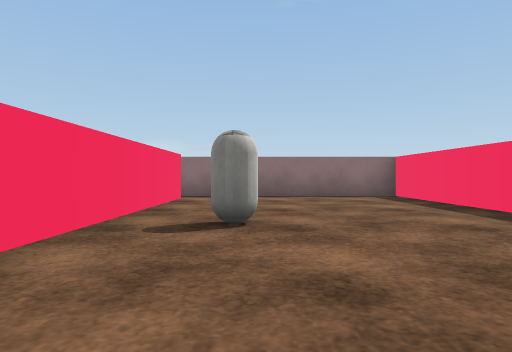
[1] (above)

19 first-person views from a walk through a Unity game level. The camera is 0.51 m above the floor, looks level and sees 75° across. The floor is counted in squares, 1 m on a side. Each view is taken from the middle of a square. On the plan, view 1 faces up. The plan holds only what a view shows up to about 9 squares ahead; the rest is blank. The player is left out. Surface patterns are stand-ins for the level's own textures.

[2]
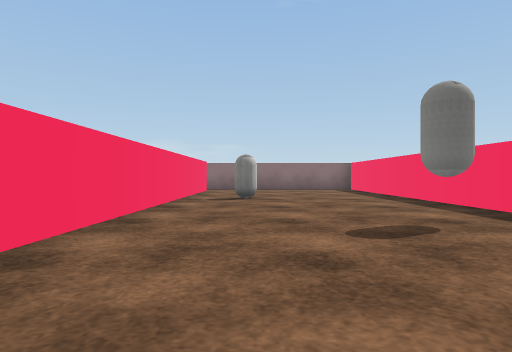

[3]
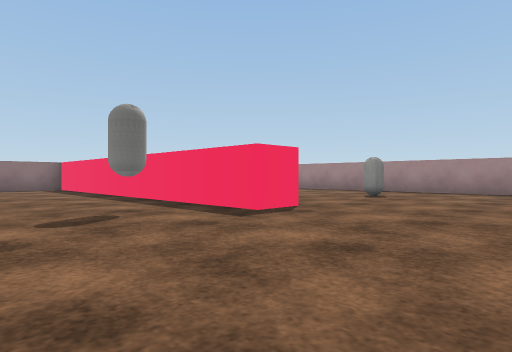

[4]
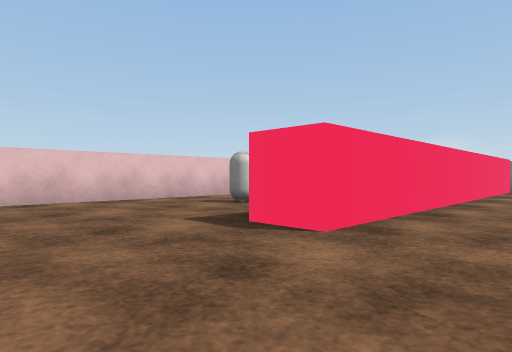

[5]
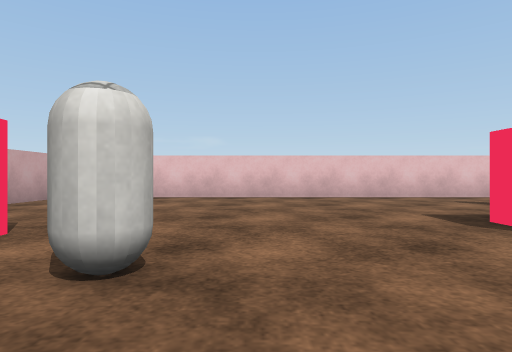

[6]
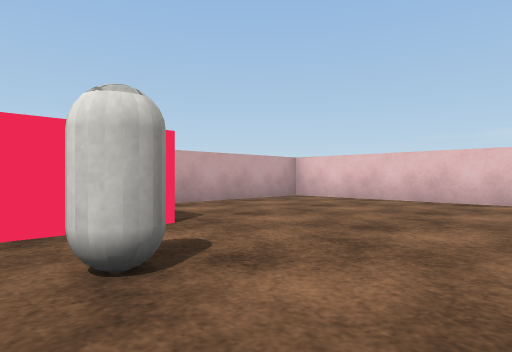

[7]
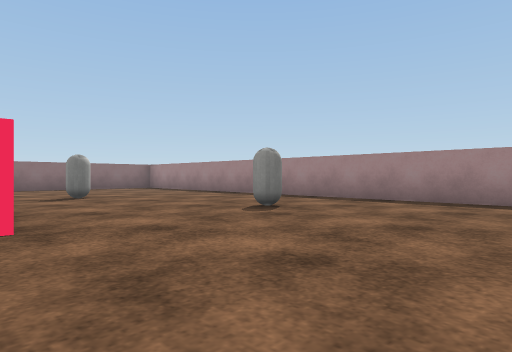

[8]
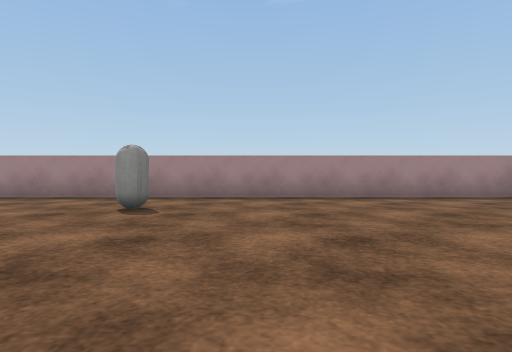

[9]
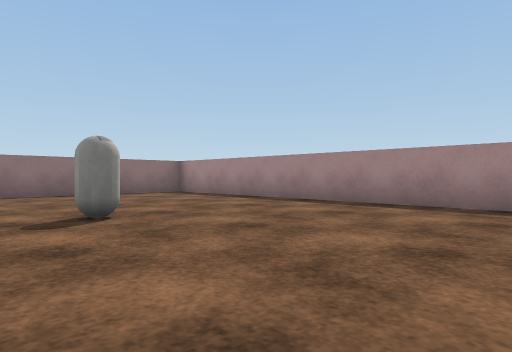

[10]
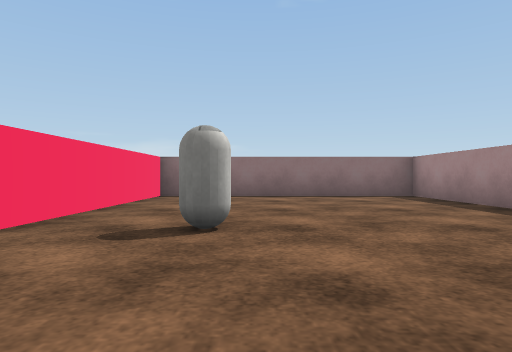

[11]
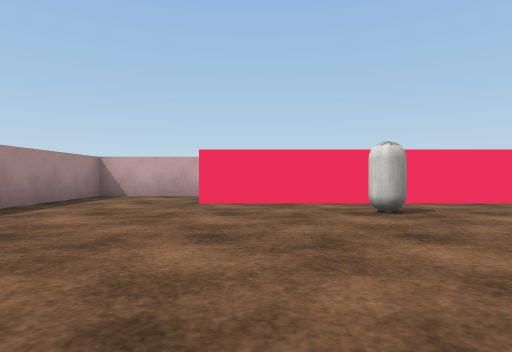

[12]
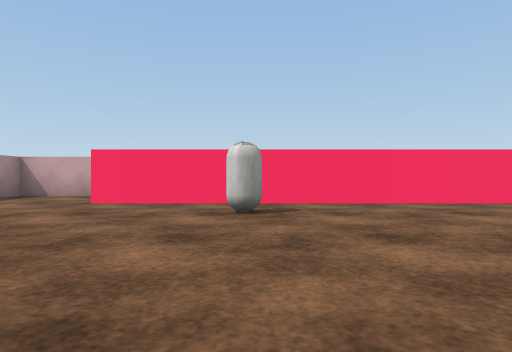

[13]
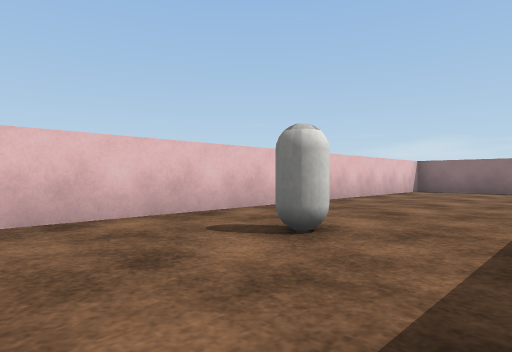

[14]
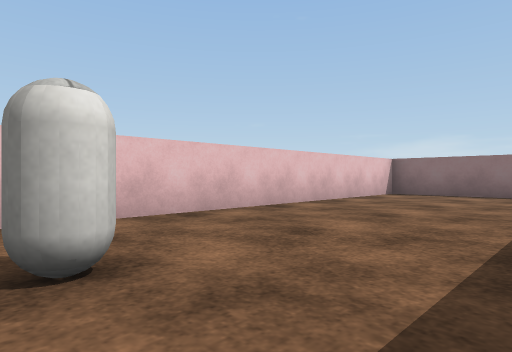

[15]
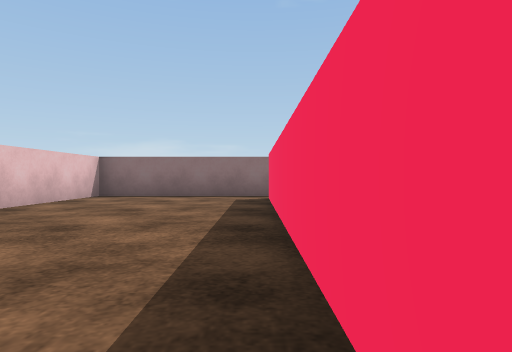

[16]
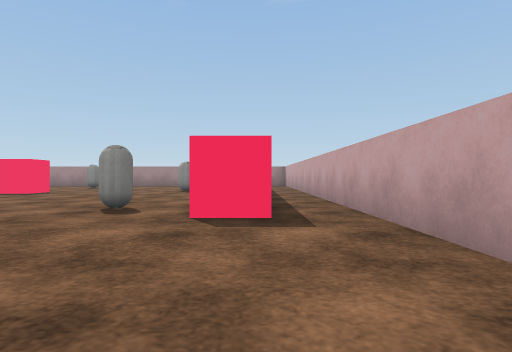

[17]
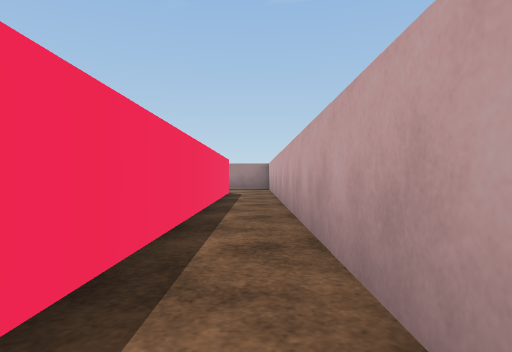

[18]
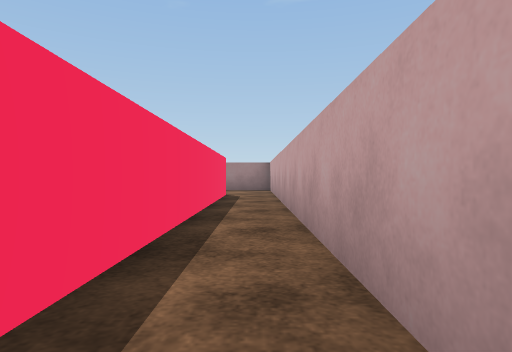

[19]
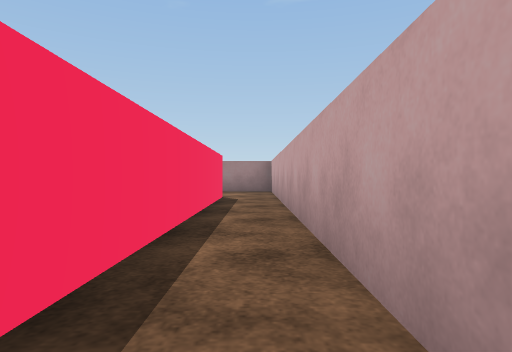

### Floor plan
Points are (right, up) in squares from view 1. A wall is a line through its corners. A room is listed if a view was taken in it or the views show most of it. See-through windows are left out.
Room 1 (views 1, 2, 3, 4, 5, 6, 7, 8, 9, 10, 11, 12, 13, 14, 15, 16, 17, 18, 19)
walls: (4.6, -1.5) (3.6, -1.5) (3.6, 8.5) (-7, 8.5) (-7, -9.5) (11, -9.5) (11, 8.5) (4.6, 8.5) (4.6, 3.1); (-2.7, 0.4) (-2.7, 7.4); (-1.7, 7.6) (-1.7, -2.4) (-2.8, -2.4); (-1.9, -8.2) (-1.9, -7.2) (8.1, -7.2); (8, -8.2) (-1, -8.2)
objects: capsule (-5, 0); capsule (-1, -6); capsule (0, 4); capsule (2, -1) to (2, 0); capsule (5, -6); capsule (7, 3); capsule (8, -1)

Where each view was taken, in squares from view 1:
view 1: 0 up, 0 right, facing up
view 2: 4 down, 0 right, facing up
view 3: 5 down, 0 right, facing up-right
view 4: 5 down, 0 right, facing up-left
view 5: 5 down, 1 right, facing left
view 6: 4 down, 0 right, facing down-left
view 7: 5 down, 4 right, facing up-right
view 8: 3 down, 3 right, facing right
view 9: 1 down, 5 right, facing up-right
view 10: 0 up, 7 right, facing up
view 11: 1 down, 7 right, facing down
view 12: 1 down, 5 right, facing down
view 13: 3 down, 3 left, facing up-left
view 14: 1 down, 3 left, facing up-left
view 15: 0 up, 3 left, facing up
view 16: 8 down, 6 left, facing right
view 17: 9 down, 2 left, facing right
view 18: 9 down, 1 left, facing right
view 19: 9 down, 0 right, facing right
